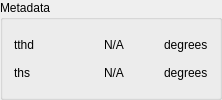
                <widget class="QGroupBox" name="groupBox_6">
                 <property name="title">
                  <string>Metadata</string>
                 </property>
                 <layout class="QVBoxLayout" name="verticalLayout_12">
                  <property name="spacing">
                   <number>2</number>
                  </property>
                  <item>
                   <layout class="QHBoxLayout" name="horizontalLayout_28">
                    <property name="spacing">
                     <number>0</number>
                    </property>
                    <item>
                     <widget class="QLabel" name="label_5">
                      <property name="minimumSize">
                       <size>
                        <width>50</width>
                        <height>0</height>
                       </size>
                      </property>
                      <property name="maximumSize">
                       <size>
                        <width>50</width>
                        <height>16777215</height>
                       </size>
                      </property>
                      <property name="sizeIncrement">
                       <size>
                        <width>0</width>
                        <height>0</height>
                       </size>
                      </property>
                      <property name="text">
                       <string>tthd</string>
                      </property>
                     </widget>
                    </item>
                    <item>
                     <widget class="QLabel" name="tthd_value">
                      <property name="minimumSize">
                       <size>
                        <width>100</width>
                        <height>0</height>
                       </size>
                      </property>
                      <property name="maximumSize">
                       <size>
                        <width>100</width>
                        <height>16777215</height>
                       </size>
                      </property>
                      <property name="text">
                       <string>N/A</string>
                      </property>
                      <property name="alignment">
                       <set>Qt::AlignCenter</set>
                      </property>
                     </widget>
                    </item>
                    <item>
                     <widget class="QLabel" name="label_7">
                      <property name="text">
                       <string>degrees</string>
                      </property>
                     </widget>
                    </item>
                   </layout>
                  </item>
                  <item>
                   <layout class="QHBoxLayout" name="horizontalLayout_30">
                    <property name="spacing">
                     <number>0</number>
                    </property>
                    <item>
                     <widget class="QLabel" name="label_8">
                      <property name="minimumSize">
                       <size>
                        <width>50</width>
                        <height>0</height>
                       </size>
                      </property>
                      <property name="maximumSize">
                       <size>
                        <width>50</width>
                        <height>16777215</height>
                       </size>
                      </property>
                      <property name="sizeIncrement">
                       <size>
                        <width>0</width>
                        <height>0</height>
                       </size>
                      </property>
                      <property name="text">
                       <string>ths</string>
                      </property>
                     </widget>
                    </item>
                    <item>
                     <widget class="QLabel" name="ths_value">
                      <property name="minimumSize">
                       <size>
                        <width>100</width>
                        <height>0</height>
                       </size>
                      </property>
                      <property name="maximumSize">
                       <size>
                        <width>100</width>
                        <height>16777215</height>
                       </size>
                      </property>
                      <property name="text">
                       <string>N/A</string>
                      </property>
                      <property name="alignment">
                       <set>Qt::AlignCenter</set>
                      </property>
                     </widget>
                    </item>
                    <item>
                     <widget class="QLabel" name="label_11">
                      <property name="text">
                       <string>degrees</string>
                      </property>
                     </widget>
                    </item>
                   </layout>
                  </item>
                 </layout>
                </widget>
